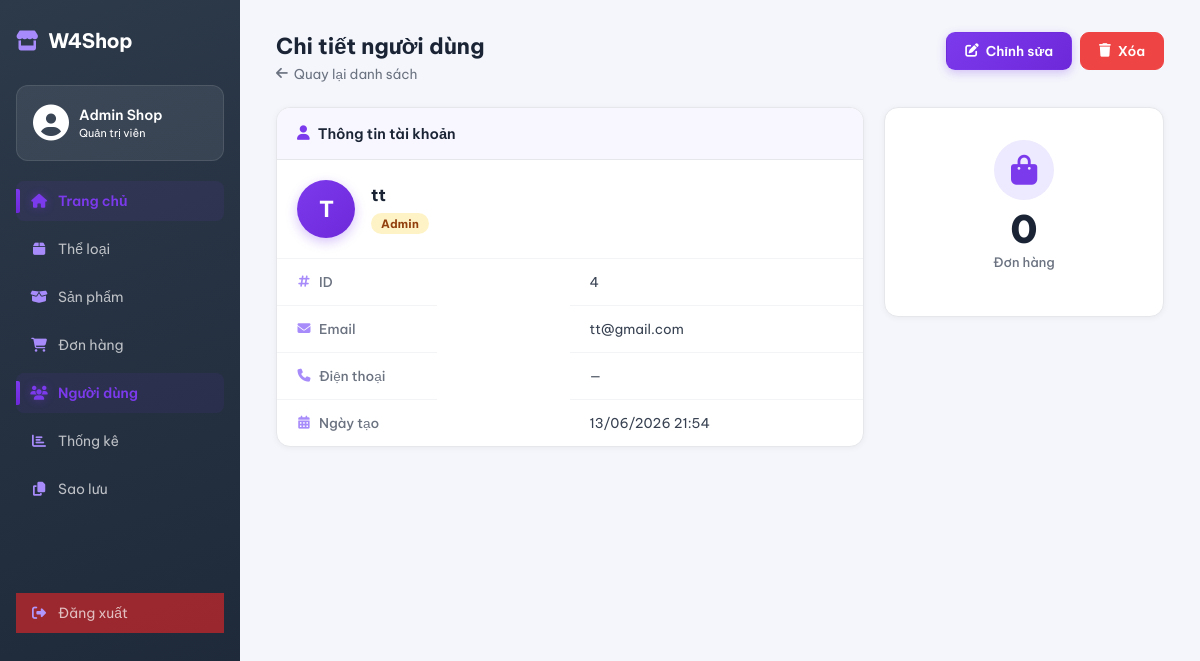
Screenshot of /admin/users/detail?id=4 (signed in) with the database file from the repository.
### tables this page shows
CREATE TABLE `users` (
  `user_id` int(11) NOT NULL,
  `full_name` varchar(100) NOT NULL,
  `email` varchar(150) NOT NULL,
  `password_hash` varchar(255) NOT NULL,
  `phone` varchar(20) DEFAULT NULL,
  `role` enum('customer','admin') NOT NULL DEFAULT 'customer',
  `created_at` datetime NOT NULL DEFAULT current_timestamp()
);

### app/views/admin/UserDetail.php (the view, shortened to what the rows shown need)
<?php include __DIR__ . '/../layouts/admin_sidebar.php'; ?>
<link rel="stylesheet" href="/WEB_GR4/public/assets/css/admin/UserDetail.css">
<div class="admin-content">
  <div class="page-header">
    <div>
      <h1 class="page-title">Chi tiết người dùng</h1>
      <p class="page-sub">
        <a href="/WEB_GR4/admin/users" class="back-link"><i class="fas fa-arrow-left"></i> Quay lại danh sách</a>
      </p>
    </div>
    <div style="display:flex;gap:8px">
      <a href="/WEB_GR4/admin/users/edit?id=<?= $user['user_id'] ?>" class="btn btn-primary">
        <i class="fas fa-edit"></i> Chỉnh sửa
      </a>
      <?php if ($user['user_id'] !== (int)$_SESSION['user_id']): ?>
        <button class="btn btn-danger delete-btn"
          data-id="<?= $user['user_id'] ?>"
          data-name="<?= htmlspecialchars($user['full_name']) ?>">
          <i class="fas fa-trash"></i> Xóa
        </button>
      <?php endif; ?>
    </div>
  </div>
  <div class="detail-grid">
    <div class="table-card detail-card">
      <div class="detail-card-header">
        <i class="fas fa-user"></i> Thông tin tài khoản
      </div>
      <div class="detail-avatar">
        <div class="avatar-circle">
          <?= mb_strtoupper(mb_substr($user['full_name'], 0, 1)) ?>
        </div>
        <div>
          <div class="detail-name"><?= htmlspecialchars($user['full_name']) ?></div>
          <span class="badge badge-<?= $user['role'] === 'admin' ? 'warning' : 'info' ?>">
            <?= $user['role'] === 'admin' ? 'Admin' : 'Khách hàng' ?>
          </span>
        </div>
      </div>
      <table class="info-table">
        <tr>
          <td class="info-label"><i class="fas fa-hashtag"></i> ID</td>
          <td><?= $user['user_id'] ?></td>
        </tr>
        <tr>
          <td class="info-label"><i class="fas fa-envelope"></i> Email</td>
          <td><?= htmlspecialchars($user['email']) ?></td>
        </tr>
        <tr>
          <td class="info-label"><i class="fas fa-phone"></i> Điện thoại</td>
          <td><?= htmlspecialchars($user['phone'] ?? '—') ?></td>
        </tr>
        <tr>
          <td class="info-label"><i class="fas fa-calendar-alt"></i> Ngày tạo</td>
          <td><?= date('d/m/Y H:i', strtotime($user['created_at'])) ?></td>
        </tr>
      </table>
    </div>
    <div class="detail-card">
      <div class="table-card stat-card">
        <div class="stat-icon"><i class="fas fa-shopping-bag"></i></div>
        <div class="stat-value"><?= $orderCount ?></div>
        <div class="stat-label">Đơn hàng</div>
      </div>
    </div>
  </div>
</div>

### core/Router.php (shortened to what the rows shown need)
<?php
class Router {
    private $routes = [];
    public function get($path, $controller, $method) {
        $this->routes[] = ['path' => $path, 'controller' => $controller, 'method' => $method, 'httpMethod' => 'GET'];
    }
    public function post($path, $controller, $method) {
        $this->routes[] = ['path' => $path, 'controller' => $controller, 'method' => $method, 'httpMethod' => 'POST'];
    }
    public function dispatch() {
        $url = parse_url($_SERVER['REQUEST_URI'], PHP_URL_PATH);
        $base = '/WEB_GR4';
        if (strpos($url, $base) === 0) {
            $url = substr($url, strlen($base));
        }
        $httpMethod = $_SERVER['REQUEST_METHOD'];
        foreach ($this->routes as $route) {
            if ($route['httpMethod'] === $httpMethod && $this->match($route['path'], $url, $params)) {
                $ctrl = new $route['controller']();
                call_user_func_array([$ctrl, $route['method']], $params);
                return;
            }
        }
    }
    private function match($routePath, $url, &$params) {
        $pattern = preg_replace('/\{(\w+)\}/', '([^/]+)', $routePath);
        $pattern = '#^' . $pattern . '$#';
        if (preg_match($pattern, $url, $matches)) {
            return true;
        }
        return false;
    }
}
?>

### app/views/layouts/admin_sidebar.php (shortened to what the rows shown need)
<?php
function getMenuActiveClass($pagePath) {
    $requestUri = parse_url($_SERVER['REQUEST_URI'], PHP_URL_PATH);
    $requestUri = rtrim($requestUri, '/');
    $pagePath = rtrim($pagePath, '/');
    return ($requestUri === $pagePath || strpos($requestUri, $pagePath . '/') === 0) ? 'active' : '';
}
?>
<!DOCTYPE html>
<html lang="vi">
<head>
    <link rel="stylesheet" href="/WEB_GR4/public/assets/css/admin/style_admin.css">
    <link rel="stylesheet" href="https://cdnjs.cloudflare.com/ajax/libs/font-awesome/6.5.2/css/all.min.css">
</head>
<body>
<div class="admin-layout">
<aside class="admin-sidebar">
        <div class="admin-logo"><i class="fas fa-store"></i> W4Shop</div>
        <div class="admin-user-info">
            <div class="admin-avatar">
                <i class="fa-solid fa-circle-user"></i>
            </div>
            <div class="admin-user-text">
                <span class="admin-user-name">
                    <?php echo isset($_SESSION['full_name']) ? htmlspecialchars($_SESSION['full_name']) : 'Admin'; ?>
                </span>
                <span class="admin-user-role">Quản trị viên</span>
            </div>
        </div>
        <ul class="admin-menu">
            <li><a href="/WEB_GR4/admin" class="<?php echo getMenuActiveClass('/WEB_GR4/admin'); ?>">
                <i class="fas fa-home"></i> Trang chủ</a></li>
            <li><a href="/WEB_GR4/admin/categories" class="<?php echo getMenuActiveClass('/WEB_GR4/admin/categories'); ?>">
                <i class="fas fa-box"></i> Thể loại</a></li>
            <li><a href="/WEB_GR4/admin/products" class="<?php echo getMenuActiveClass('/WEB_GR4/admin/products'); ?>">
                <i class="fas fa-box-open"></i> Sản phẩm</a></li>
            <li><a href="/WEB_GR4/admin/orders" class="<?php echo getMenuActiveClass('/WEB_GR4/admin/orders'); ?>">
                <i class="fas fa-shopping-cart"></i> Đơn hàng</a></li>
            <li><a href="/WEB_GR4/admin/users" class="<?php echo getMenuActiveClass('/WEB_GR4/admin/users'); ?>">
                <i class="fas fa-users"></i> Người dùng</a></li>
            <li><a href="/WEB_GR4/admin/statistics" class="<?php echo getMenuActiveClass('/WEB_GR4/admin/statistics'); ?>">
                <i class="fas fa-chart-bar"></i> Thống kê</a></li>
            <li><a href="/WEB_GR4/admin/backup" class="<?php echo getMenuActiveClass('/WEB_GR4/admin/backup'); ?>">
                <i class="fa-solid fa-copy"></i> Sao lưu</a></li>
            <li><a href="/WEB_GR4/logout" class="logout-link"><i class="fa-solid fa-sign-out-alt" style="color: rgb(177, 151, 252);"></i> Đăng xuất</a></li>
        </ul>
    </aside>
</body>

### rows the page displays
users: full_name "T", full_name "tt", role "Admin", user_id "4", email "tt@gmail.com", phone "—", created_at "13/06/2026 21:54", orderCount "0"
